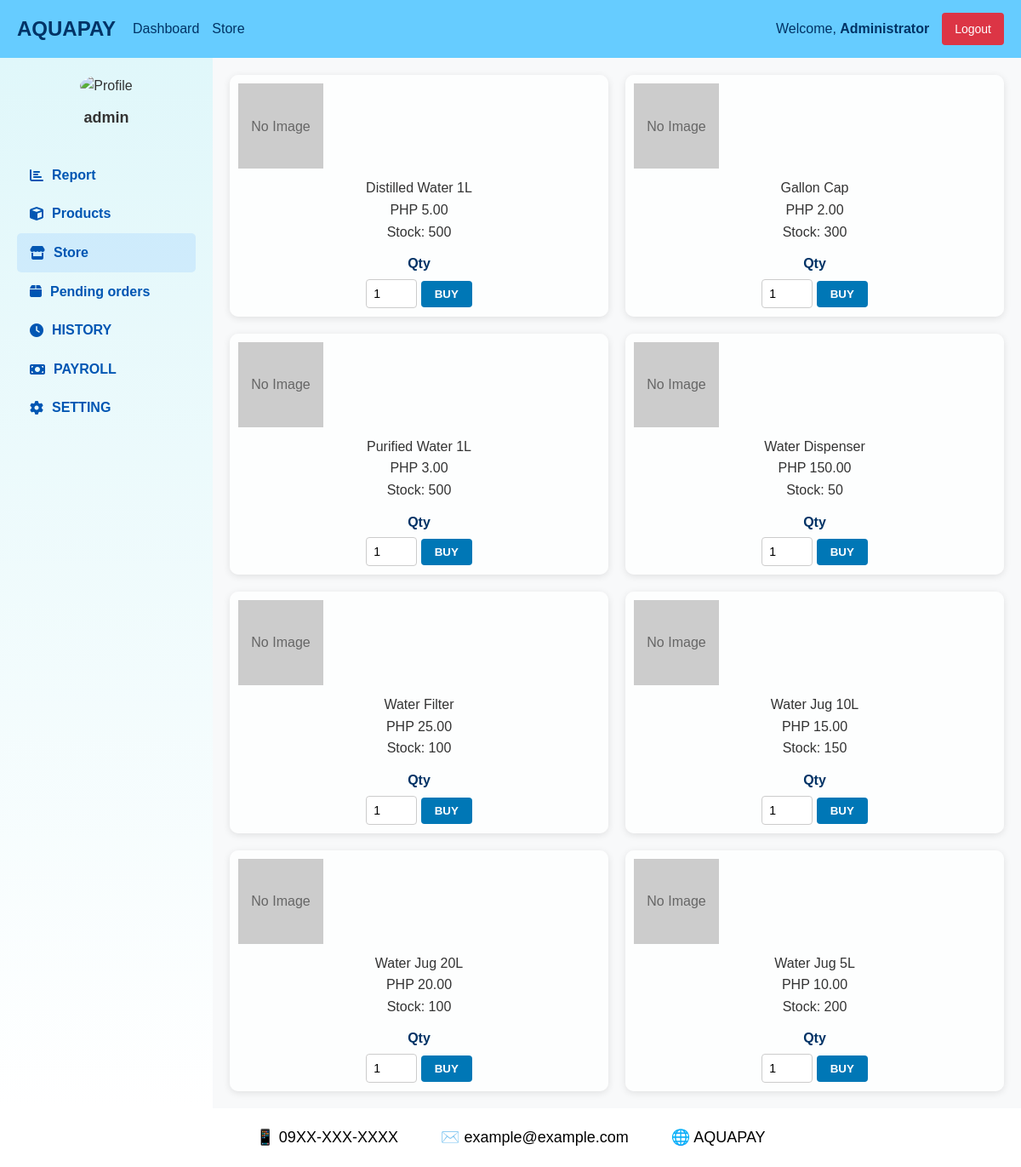
The page /admindashboard.php?page=store (signed in) on the database its author committed.
### tables this page shows
CREATE TABLE IF NOT EXISTS products (
    id INT AUTO_INCREMENT PRIMARY KEY,
    name VARCHAR(100) NOT NULL,
    description TEXT,
    price DECIMAL(10, 2) NOT NULL,
    stock INT DEFAULT 0,
    image VARCHAR(255),
    category VARCHAR(50),
    created_at TIMESTAMP DEFAULT CURRENT_TIMESTAMP,
    updated_at TIMESTAMP DEFAULT CURRENT_TIMESTAMP ON UPDATE CURRENT_TIMESTAMP
);

### modules/store.php (the view, shortened to what this page needs)
<?php
require_once __DIR__ . '/../config.php';
$buyQty = isset($_GET['qty']) ? intval($_GET['qty']) : 1;
$prod = null;
?>
<div class="content-grid">
<?php if (isset($prod) && $prod): ?>
    <div class="card" style="grid-column:1/-1;text-align:center;">
        <h3>AQUAPAY STORE</h3>
        <form method="post" action="process_order.php" class="store-form">
            <input type="hidden" name="product_id" value="<?= $prod['id'] ?>">
            <p><strong><?= htmlspecialchars($prod['name']) ?></strong></p>
            <p>PHP <?= number_format($prod['price'],2) ?></p>
            <p>Stock: <?= $prod['stock'] ?></p>
            <label>Quantity</label><br>
            <input type="number" name="quantity" value="<?= max(1, min($buyQty, $prod['stock'])) ?>" min="1" max="<?= $prod['stock'] ?>" required><br><br>
            <label>Name</label><br>
            <input type="text" name="customer_name" required><br><br>
            <label>Address</label><br>
            <input type="text" name="address" required><br><br>
            <label>Payment method</label><br>
            <input type="text" name="payment_method" required><br><br>
            <div class="store-buttons">
                <button type="submit" name="delivery" value="pickup" class="btn btn-primary">PICK UP</button>
                <button type="submit" name="delivery" value="deliver" class="btn btn-primary">DELIVER</button>
            </div>
            <button type="button" class="btn btn-danger" onclick="window.location.href='?page=store';">CANCEL</button>
        </form>
    </div>
<?php else: ?>
    <?php
    $products = [];
    $result = $conn->query("SELECT id,name,price,stock,image FROM products WHERE stock > 0 ORDER BY name ASC");
    if ($result) {
        while ($r = $result->fetch_assoc()) {
            $products[] = $r;
        }
    }
    foreach ($products as $p): ?>
        <div class="card product-card">
            <div class="prod-image">
                <?php if ($p['image']): ?>
                    <img src="<?= htmlspecialchars($p['image']) ?>" alt="<?= htmlspecialchars($p['name']) ?>">
                <?php else: ?>
                    <div class="no-image">No Image</div>
                <?php endif; ?>
            </div>
            <p><?= htmlspecialchars($p['name']) ?></p>
            <p>PHP <?= number_format($p['price'],2) ?></p>
            <p>Stock: <?= $p['stock'] ?></p>
            <form method="get" action="">
                <label>Qty</label>
                <input type="number" name="qty" value="1" min="1" max="<?= $p['stock'] ?>" style="width:60px;">
                <button type="submit" class="btn btn-primary">BUY</button>
            </form>
        </div>
    <?php endforeach; ?>
<?php endif; ?>
</div>

### style.css (style rules this page uses)
* { margin: 0; padding: 0; box-sizing: border-box; }
body { font-family: Arial, sans-serif; line-height: 1.6; background: #f4f9ff; color: #333; }
form label { display: block; margin-top: 12px; margin-bottom: 5px; font-weight: bold; color: #003366; }
form input[type="text"], form input[type="number"], form input[type="file"], form textarea, form select { width: 100%; padding: 8px; border: 1px solid #ccc; border-radius: 4px; font-family: Arial, sans-serif; font-size: 14px; }

### admindashboard.php (style rules this page uses)
.btn { padding: 8px 16px; border: none; border-radius: 4px; cursor: pointer; font-weight: bold; text-decoration: none; display: inline-block; }
.btn-primary { background: #0077b6; color: #fff; }
.content-grid { display: grid; grid-template-columns: repeat(auto-fit, minmax(300px,1fr)); gap: 20px; }
.card { background: rgba(255,255,255,0.8); padding: 20px; border-radius: 10px; box-shadow: 0 2px 8px rgba(0,0,0,0.1); }
.product-card { text-align: center; padding: 10px; }
.product-card .prod-image { height: 100px; margin-bottom: 10px; }
.product-card .no-image { width: 100px; height: 100px; background: #ccc; display: flex; align-items: center; justify-content: center; color: #666; }

### rows shown on the page
products: shows "No Image", name "Distilled Water 1L", price "5.00", stock "500"
products: shows "No Image", name "Gallon Cap", price "2.00", stock "300"
products: shows "No Image", name "Purified Water 1L", price "3.00", stock "500"
products: shows "No Image", name "Water Dispenser", price "150.00", stock "50"
products: shows "No Image", name "Water Filter", price "25.00", stock "100"
products: shows "No Image", name "Water Jug 10L", price "15.00", stock "150"
products: shows "No Image", name "Water Jug 20L", price "20.00", stock "100"
products: shows "No Image", name "Water Jug 5L", price "10.00", stock "200"

### other values the page prints
$full_name "Administrator"
$username "admin"
